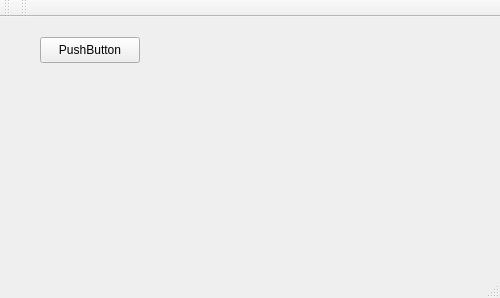
<?xml version="1.0" encoding="UTF-8"?>
<ui version="4.0">
 <class>MainWindow</class>
 <widget class="QMainWindow" name="MainWindow">
  <property name="windowModality">
   <enum>Qt::NonModal</enum>
  </property>
  <property name="geometry">
   <rect>
    <x>0</x>
    <y>0</y>
    <width>500</width>
    <height>298</height>
   </rect>
  </property>
  <property name="contextMenuPolicy">
   <enum>Qt::PreventContextMenu</enum>
  </property>
  <widget class="QWidget" name="centralwidget">
   <widget class="QPushButton" name="pushButton">
    <property name="geometry">
     <rect>
      <x>40</x>
      <y>20</y>
      <width>100</width>
      <height>26</height>
     </rect>
    </property>
    <property name="text">
     <string>PushButton</string>
    </property>
   </widget>
  </widget>
  <widget class="QStatusBar" name="statusbar"/>
  <widget class="QToolBar" name="toolBar">
   <property name="windowTitle">
    <string>toolBar</string>
   </property>
   <attribute name="toolBarArea">
    <enum>TopToolBarArea</enum>
   </attribute>
   <attribute name="toolBarBreak">
    <bool>false</bool>
   </attribute>
  </widget>
  <widget class="QMenuBar" name="menuBar">
   <property name="geometry">
    <rect>
     <x>0</x>
     <y>0</y>
     <width>500</width>
     <height>23</height>
    </rect>
   </property>
  </widget>
  <widget class="QToolBar" name="toolBar_2">
   <property name="windowTitle">
    <string>toolBar_2</string>
   </property>
   <attribute name="toolBarArea">
    <enum>TopToolBarArea</enum>
   </attribute>
   <attribute name="toolBarBreak">
    <bool>false</bool>
   </attribute>
  </widget>
 </widget>
 <resources/>
 <connections/>
</ui>
